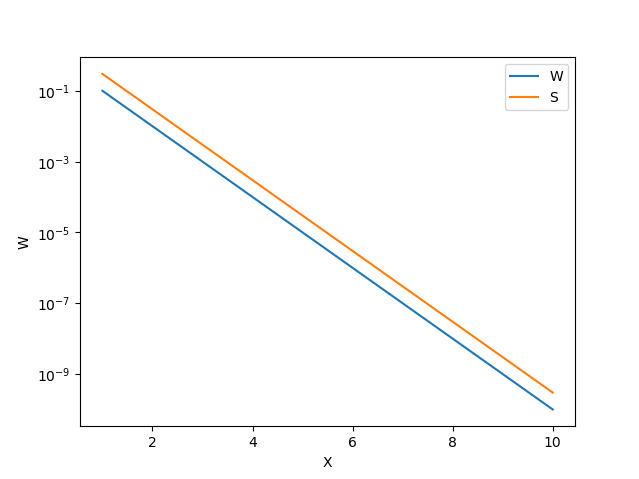

The script that drew this image:
import numpy as np
import matplotlib.pyplot as plt

x = np.linspace(0, 1, 100)
y = np.arange(1, 0.01)

print("the first three values of x are ", x[0], x[1], x[2])

w = 10 ** (-np.linspace(1,10,10))
x = np.linspace(1,10,10)

s = 3*w

plt.semilogy(x, w, label="W")
plt.semilogy(x,s, label="S")
plt.xlabel("X")
plt.ylabel("W")
plt.legend()
plt.show()
